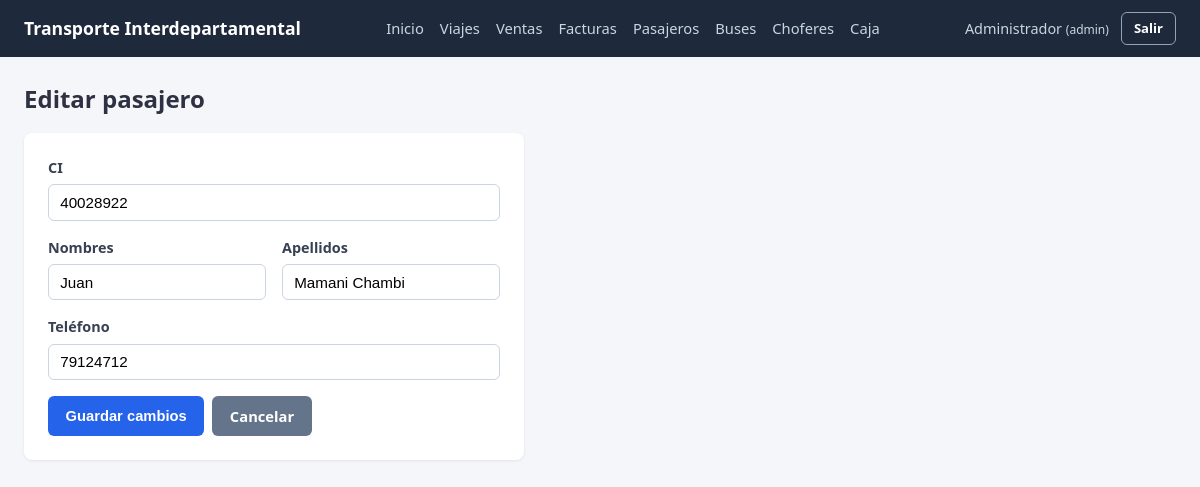
The page /pasajeros/editar/3 (signed in) on the database as committed earlier.
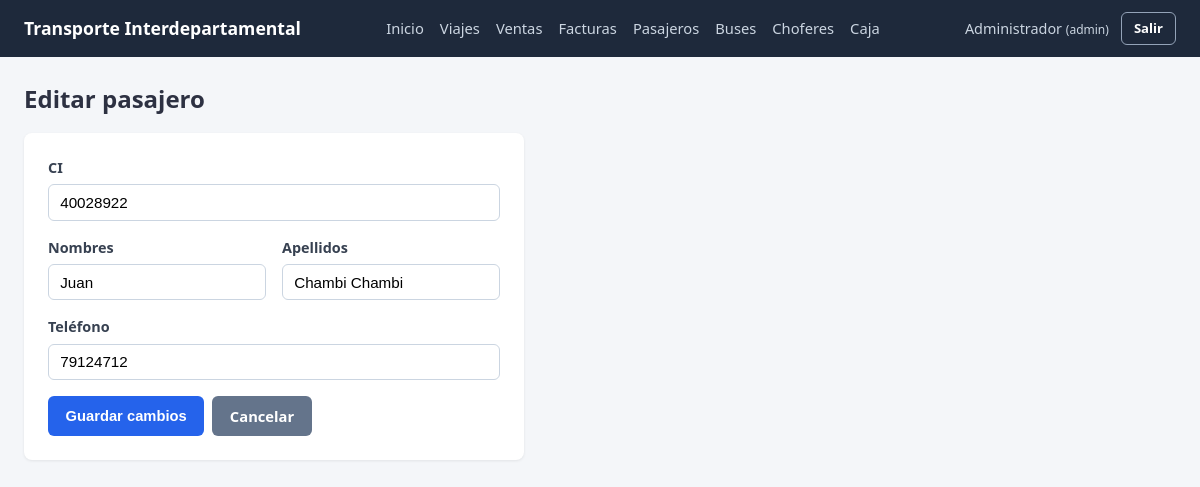
The same page on the database as committed later.
### app/models/pasajero.py (models this page shows, shortened)
class Pasajero(db.Model):
    __tablename__ = "pasajero"
    id_pasajero = db.Column(db.Integer, primary_key=True, autoincrement=True)
    ci = db.Column(db.String(20), nullable=False, unique=True)
    nombres = db.Column(db.String(100), nullable=False)
    apellidos = db.Column(db.String(100), nullable=False)
    telefono = db.Column(db.String(20))
    ventas = db.relationship("Venta", backref="pasajero")

### app/routes/pasajeros.py (the view, shortened to what this page needs)
@pasajeros_bp.route("/editar/<int:id_pasajero>", methods=["GET", "POST"])
@login_required
def editar(id_pasajero):
    pasajero = pasajero_service.obtener_pasajero(id_pasajero)
    return render_template("pasajeros/editar.html", pasajero=pasajero)

### app/services/pasajero_service.py (called while the page is built)
def obtener_pasajero(id_pasajero):
    return Pasajero.query.get_or_404(id_pasajero)

### app/utils/auth.py (called while the page is built)
def login_required(view_func):
    @wraps(view_func)
    def wrapper(*args, **kwargs):
        if "id_usuario" not in session:
            flash("Debes iniciar sesión para continuar.", "warning")
            return redirect(url_for("auth.login"))
        return view_func(*args, **kwargs)
    return wrapper

### templates/pasajeros/editar.html (shortened to what this page needs)
{% extends "base.html" %}
{% block content %}
<h2 class="mb-2">Editar pasajero</h2>
<div class="card" style="max-width:500px;">
    <form method="POST">
        <div class="form-group">
            <label for="ci">CI</label>
            <input type="text" id="ci" name="ci" required maxlength="20" value="{{ pasajero.ci }}">
        </div>
        <div class="form-row">
            <div class="form-group">
                <label for="nombres">Nombres</label>
                <input type="text" id="nombres" name="nombres" required maxlength="100" value="{{ pasajero.nombres }}">
            </div>
            <div class="form-group">
                <label for="apellidos">Apellidos</label>
                <input type="text" id="apellidos" name="apellidos" required maxlength="100" value="{{ pasajero.apellidos }}">
            </div>
        </div>
        <div class="form-group">
            <label for="telefono">Teléfono</label>
            <input type="text" id="telefono" name="telefono" maxlength="20" value="{{ pasajero.telefono or '' }}">
        </div>
        <div class="btn-group">
            <button type="submit" class="btn btn-primary">Guardar cambios</button>
            <a href="{{ url_for('pasajeros.listar') }}" class="btn btn-secondary">Cancelar</a>
        </div>
    </form>
</div>
{% endblock %}

Rows that differ between the two databases and show on the page:
changed Pasajero "Juan": apellidos "Mamani Chambi" → "Chambi Chambi"
